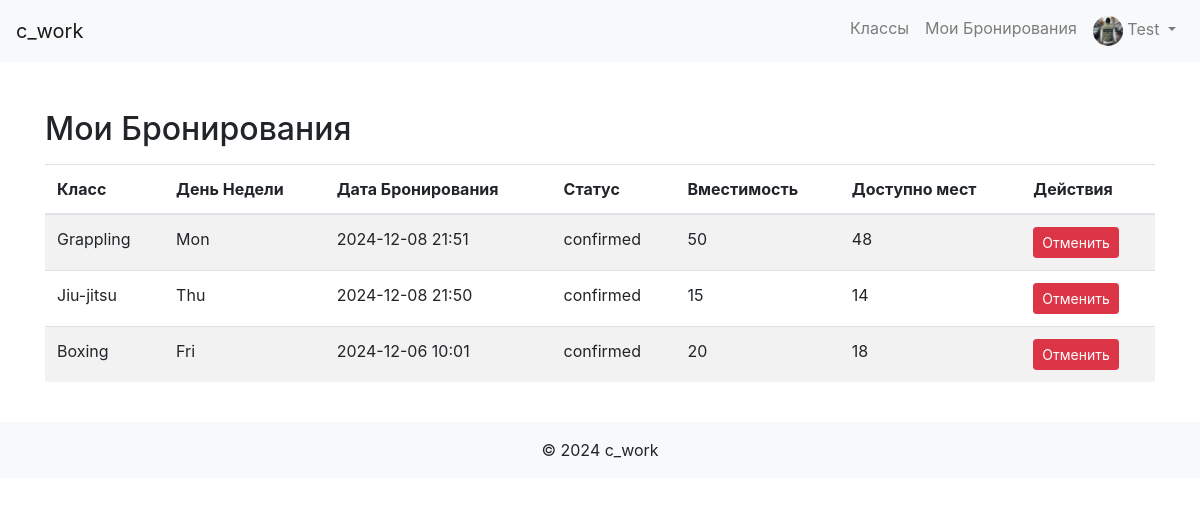
Screenshot of /my_bookings (signed in) with the database file from the repository.
### app/models.py (models this page shows, shortened)
class User(db.Model, UserMixin):
    id = db.Column(db.Integer, primary_key=True)
    username = db.Column(db.String(20), unique=True, nullable=False)
    email = db.Column(db.String(120), unique=True, nullable=False)
    password = db.Column(db.String(60), nullable=False)
    is_admin = db.Column(db.Boolean, default=False)
    avatar = db.Column(db.String(120), nullable=True, default='user.png')  # Поле для аватара
    date_registered = db.Column(db.DateTime, nullable=False, default=datetime.utcnow)  # Дата регистрации
    last_login = db.Column(db.DateTime, nullable=True)  # Последний вход
    bookings = db.relationship('Booking', backref='user', lazy=True)
    payments = db.relationship('Payment', backref='user', lazy=True)

class Booking(db.Model):
    id = db.Column(db.Integer, primary_key=True)
    user_id = db.Column(db.Integer, db.ForeignKey('user.id'), nullable=False)
    class_id = db.Column(db.Integer, db.ForeignKey('class.id'), nullable=False)
    booking_date = db.Column(db.DateTime, nullable=False, default=datetime.utcnow)
    status = db.Column(db.String(20), nullable=False, default='confirmed')  # Статус бронирования
    day = db.Column(db.String(10), nullable=False)  # День недели выбранный пользователем

class Class(db.Model):
    id = db.Column(db.Integer, primary_key=True)
    name = db.Column(db.String(100), nullable=False)
    description = db.Column(db.Text, nullable=True)
    schedule = db.Column(db.DateTime, nullable=False)
    capacity = db.Column(db.Integer, default=10, nullable=False)
    days_of_week = db.Column(db.String(100), nullable=False)
    extra_info = db.Column(db.Text, nullable=True)
    image_filename = db.Column(db.String(100), nullable=True)
    bookings = db.relationship('Booking', backref='class_', lazy=True, cascade='all, delete-orphan')
    def available_slots(self):
        confirmed_bookings = Booking.query.filter_by(class_id=self.id, status='confirmed').count()
        return self.capacity - confirmed_bookings

### app/routes.py (the view)
@main_bp.route('/my_bookings')
@login_required
def my_bookings():
    bookings = Booking.query.filter_by(user_id=current_user.id, status='confirmed').order_by(Booking.booking_date.desc()).all()
    cancel_forms = {booking.id: CancelBookingForm(booking_id=booking.id) for booking in bookings}
    return render_template('my_bookings.html', bookings=bookings, cancel_forms=cancel_forms)

### app/forms.py
class CancelBookingForm(FlaskForm):
    booking_id = HiddenField('Booking ID', validators=[DataRequired()])
    submit = SubmitField('Отменить')

### app/models.py (called while the page is built)
@login_manager.user_loader
def load_user(user_id):
    return User.query.get(int(user_id))

### app/templates/my_bookings.html (shortened to what this page needs)
{% extends "base.html" %}
{% block content %}
<div class="container mt-5">
    <h2>Мои Бронирования</h2>
    {% if bookings %}
        <table class="table table-striped mt-3">
            <thead>
                <tr>
                    <th>Класс</th>
                    <th>День Недели</th>
                    <th>Дата Бронирования</th>
                    <th>Статус</th>
                    <th>Вместимость</th>
                    <th>Доступно мест</th>
                    <th>Действия</th>
                </tr>
            </thead>
            <tbody>
                {% for booking in bookings %}
                <tr>
                    <td>{{ booking.class_.name }}</td>
                    <td>{{ booking.day }}</td>
                    <td>{{ booking.booking_date.strftime('%Y-%m-%d %H:%M') }}</td>
                    <td>{{ booking.status }}</td>
                    <td>{{ booking.class_.capacity }}</td>
                    <td>{{ booking.class_.available_slots() }}</td>
                    <td>
                        {% if booking.status == 'confirmed' %}
                            <form action="{{ url_for('main.cancel_booking', booking_id=booking.id) }}" method="POST">
                                {{ cancel_forms[booking.id].submit(class="btn btn-danger btn-sm", onclick="return confirm('Вы уверены, что хотите отменить бронирование?');") }}
                            </form>
                        {% endif %}
                    </td>
                </tr>
                {% endfor %}
            </tbody>
        </table>
    {% else %}
        <p>У вас пока нет бронирований.</p>
    {% endif %}
</div>
{% endblock %}

### app/templates/base.html (shortened to what this page needs)
<!DOCTYPE html>
<html lang="ru">
<head>
    <link rel="stylesheet" href="https://stackpath.bootstrapcdn.com/bootstrap/4.5.0/css/bootstrap.min.css">
    <link rel="stylesheet" href="{{ url_for('static', filename='css/styles.css') }}">
</head>
<body>
    <nav class="navbar navbar-expand-lg navbar-light bg-light">
        <a class="navbar-brand" href="{{ url_for('main.home') }}">c_work</a>
        <div class="collapse navbar-collapse" id="navbarNav">
            <ul class="navbar-nav ml-auto">
                {% if current_user.is_authenticated %}
                    <li class="nav-item">
                        <a class="nav-link" href="{{ url_for('main.classes') }}">Классы</a>
                    </li>
                    <li class="nav-item">
                        <a class="nav-link" href="{{ url_for('main.my_bookings') }}">Мои Бронирования</a>
                    </li>
                    <li class="nav-item dropdown">
                        <a class="nav-link dropdown-toggle" href="#" id="navbarDropdown" role="button" data-toggle="dropdown"
                           aria-haspopup="true" aria-expanded="false">
                            <img src="{{ url_for('static', filename='images/' + (current_user.avatar or 'user.png')) }}" alt="Аватар" class="rounded-circle" width="30" height="30">
                            {{ current_user.username }}
                        </a>
                    </li>
                {% endif %}
            </ul>
        </div>
    </nav>
    <div class="container-fluid">
        <div class="row">
            <main role="main" class="col-md-{{ '10' if current_user.is_authenticated and current_user.is_admin else '12' }} ml-sm-auto px-4">
                {% block content %}{% endblock %}
            </main>
        </div>
    </div>
    <footer class="footer bg-light text-center py-3 mt-4">
        {% block footer %}
        <span>&copy; 2024 c_work</span>
        {% endblock footer %}
    </footer>
</body>
</html>

### rows the page displays
User: avatar (placeholder picture), username "Test"
Booking: class_.name "Grappling", day "Mon", booking_date "2024-12-08 21:51", status "confirmed", class_.capacity "50", class_.available_slots "48"
Booking: class_.name "Jiu-jitsu", day "Thu", booking_date "2024-12-08 21:50", status "confirmed", class_.capacity "15", class_.available_slots "14"
Booking: class_.name "Boxing", day "Fri", booking_date "2024-12-06 10:01", status "confirmed", class_.capacity "20", class_.available_slots "18"
